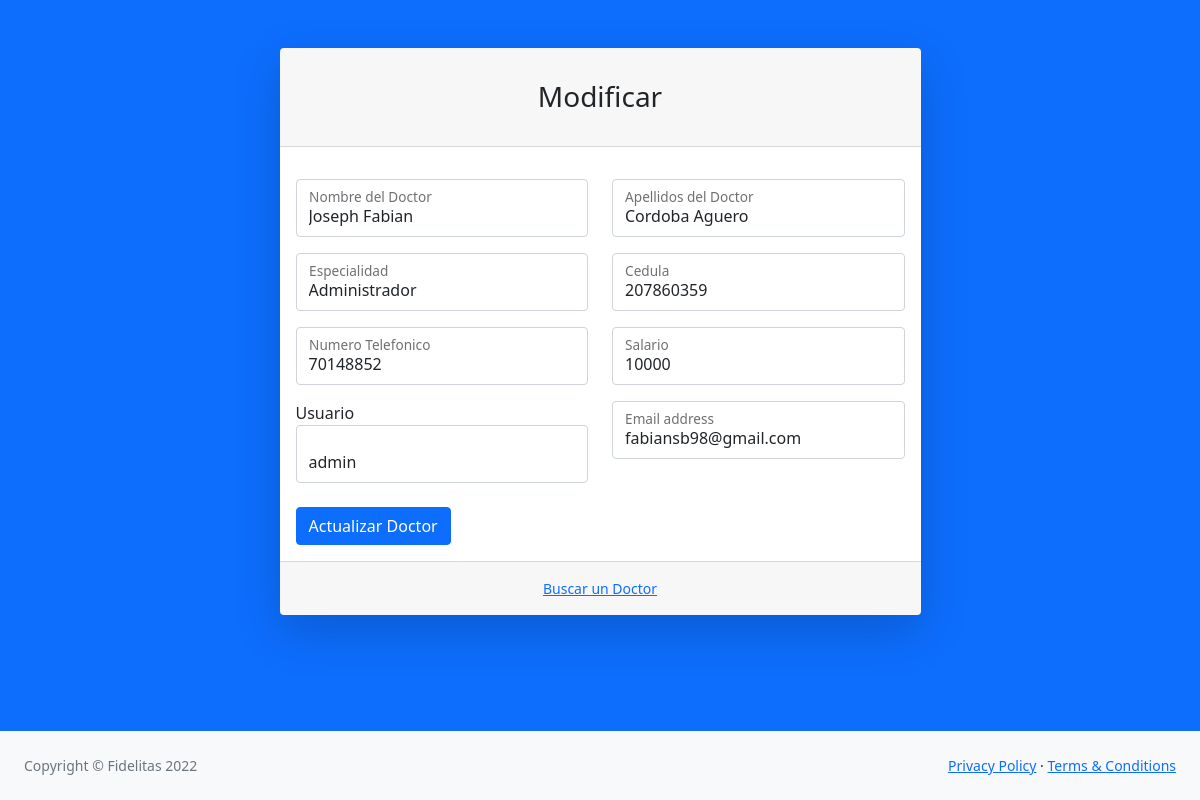
Screenshot of /formularios/editarEmpleado.php?id=1 (signed in) with the database file from the repository.
### tables this page shows
CREATE TABLE `empleados` (
  idEmpleado          INT NOT NULL AUTO_INCREMENT,
  nombreEmpleado      VARCHAR(45) NOT NULL,
  apellidosEmpleado   VARCHAR(45) NOT NULL,
  cedulaEmpleado      VARCHAR(20) NOT NULL,
  telefonoEmpleado    VARCHAR(20) NOT NULL,
  correoEmpleado      VARCHAR(45) NOT NULL,
  especialidad        VARCHAR(45) NULL,
  salario             INT NOT NULL,
  usuario             INT NULL,
  PRIMARY KEY (idEmpleado),
  foreign key(usuario)references `usuarios`(idUsuario));

### formularios/editarEmpleado.php (the view, shortened to what this page needs)
<?php
  require "../conexion/conexion.php";
  $idEmp=$_GET['id'];
  $TEmpleadoSELECT = "SELECT e.idEmpleado, e.nombreEmpleado, e.apellidosEmpleado, e.cedulaEmpleado, e.telefonoEmpleado, e.correoEmpleado, e.especialidad, e.salario, r.nombreRol
 FROM empleados e JOIN usuarios u on u.idUsuario = e.usuario JOIN roles r on r.idRol = u.rol
 where e.idEmpleado = ".$idEmp;
  $resultado = $mysqli->query($TEmpleadoSELECT);
?>
<!DOCTYPE html>
<html lang="en">
    <head>
        <link href="../css/styles.css" rel="stylesheet" />
    </head>
    <body class="bg-primary">
    <?php while ($row = $resultado->fetch_assoc()) { ?>
        <div id="layoutAuthentication">
            <div id="layoutAuthentication_content">
                <main>
                    <div class="container">
                        <div class="row justify-content-center">
                            <div class="col-lg-7">
                                <div class="card shadow-lg border-0 rounded-lg mt-5">
                                    <div class="card-header"><h3 class="text-center font-weight-light my-4">Modificar</h3></div>
                                    <div class="card-body">
                                        <form method="Post" action="../scriptsSQL/updateEmpleado.php">
                                        <div class="row mb-3">
                                                <div class="col-md-6">
                                                    <div class="form-floating mb-3 mb-md-0">
                                                        <input class="form-control" id="inputFirstName" type="text" placeholder="Enter your first name" name="empleadoNombre"
                                                        value="<?php echo $row['nombreEmpleado']  ?>"/>
                                                        <label for="inputFirstName">Nombre del Doctor</label>
                                                    </div>
                                                </div>
                                                <div class="col-md-6">
                                                    <div class="form-floating">
                                                        <input class="form-control" id="inputLastName" type="text" placeholder="Enter your last name" name="empleadoApellidos"
                                                        value="<?php echo $row['apellidosEmpleado']  ?>"/>
                                                        <label for="inputLastName">Apellidos del Doctor</label>
                                                    </div>
                                                </div>
                                            </div>
                                            <div class="row mb-3">
                                                <div class="col-md-6">
                                                    <div class="form-floating mb-3 mb-md-0">
                                                        <input class="form-control" id="inputFirstName" type="Text" placeholder="Enter your first name" name="empleadoEspecialidad"
                                                        value="<?php echo $row['especialidad']  ?>"/>
                                                        <label for="inputFirstName">Especialidad</label>
                                                    </div>
                                                </div>
                                                <div class="col-md-6">
                                                    <div class="form-floating">
                                                        <input class="form-control" id="inputLastName" type="text" placeholder="Enter your last name" name="empleadoCedula"
                                                        value="<?php echo $row['cedulaEmpleado']  ?>"/>
                                                        <label for="inputLastName">Cedula</label>
                                                    </div>
                                                </div>
                                            </div>
                                            <div class="row mb-3">
                                                <div class="col-md-6">
                                                    <div class="form-floating mb-3 mb-md-0">
                                                        <input class="form-control" id="inputFirstName" type="text" placeholder="Enter your first name" name="empleadoTelefono"
                                                        value="<?php echo $row['telefonoEmpleado']  ?>"/>
                                                        <label for="inputFirstName">Numero Telefonico</label>
                                                    </div>
                                                 </div>
                                                 <div class="col-md-6">
                                                    <div class="form-floating mb-3 mb-md-0">
                                                    <input class="form-control" id="inputSalario" type="number" placeholder="Salario" name="empleadoSalario"
                                                    value="<?php echo $row['salario']  ?>"/>
                                                        <label for="inputSalario">Salario</label>
                                                    </div>
                                                </div>
                                            </div>
                                            <div class="row mb-3">
                                                <div class="col-md-6">
                                                  <div class="form-floating mb-3 mb-md-0">
                                                    Usuario
                                                    <select id="rol" class="form-control" name="user" select="user">
                                                        <?php
                                                        $sql = "SELECT idUsuario, nombreUsuario FROM usuarios";
                                                        $resultset = mysqli_query($mysqli, $sql);
                                                        while( $rows = mysqli_fetch_assoc($resultset) ) {
                                                        ?>
                                                        <option value="<?php echo $rows["idUsuario"]; ?>"><?php echo $rows["nombreUsuario"]; ?></option>
                                                        <?php }	?>
                                                    </select>
                                                  </div>
                                                </div>
                                                <div class="col-md-6">
                                                <div class="form-floating mb-3">
                                                    <input class="form-control" id="inputEmail" type="email" placeholder="name@example.com" name="empleadoCorreo"
                                                    value="<?php echo $row['correoEmpleado'] ?>"/>
                                                    <label for="inputEmail">Email address</label>
                                                </div>
                                            </div>
                                            </div>
                                            <div class="mt-4 mb-0">
                                            <button type="submit" class="btn btn-primary" >Actualizar Doctor</button>
                                            </div>
                                        </form>
                                    </div>
                                    <div class="card-footer text-center py-3">
                                        <div class="small"><a href="../tablas/tablaDoctores.php">Buscar un Doctor</a></div>
                                    </div>
                                </div>
                            </div>
                        </div>
                    </div>
                </main>
            </div>
            <div id="layoutAuthentication_footer">
                <footer class="py-4 bg-light mt-auto">
                    <div class="container-fluid px-4">
                        <div class="d-flex align-items-center justify-content-between small">
                            <div class="text-muted">Copyright &copy; Fidelitas 2022</div>
                            <div>
                                <a href="#">Privacy Policy</a>
                                &middot;
                                <a href="#">Terms &amp; Conditions</a>
                            </div>
                        </div>
                    </div>
                </footer>
            </div>
        </div>
        <?php } ?>
    </body>
</html>

### rows the page displays
empleados: empleadoNombre "Joseph Fabian", empleadoApellidos "Cordoba Aguero", empleadoEspecialidad "Administrador", empleadoCedula "207860359", empleadoTelefono "70148852", empleadoSalario "10000", empleadoCorreo "fabiansb98@gmail.com"

### other values shown
form field user "admin"
